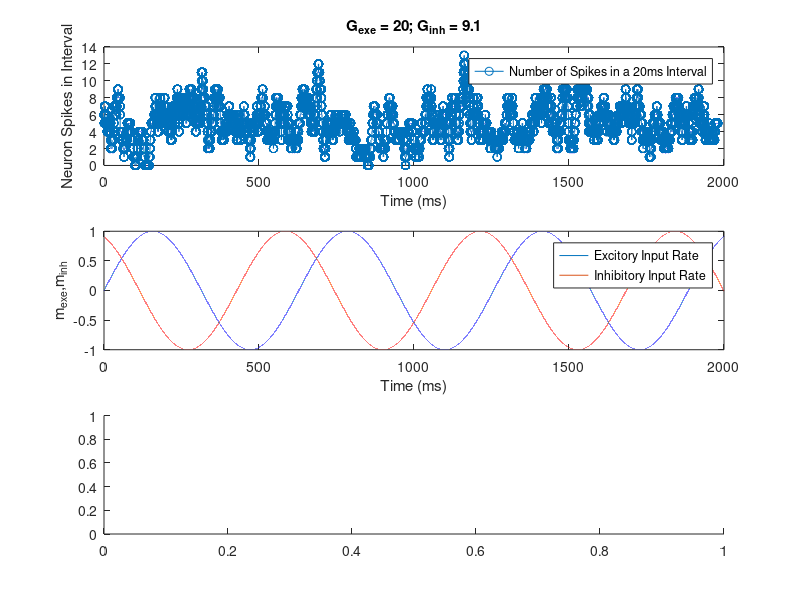
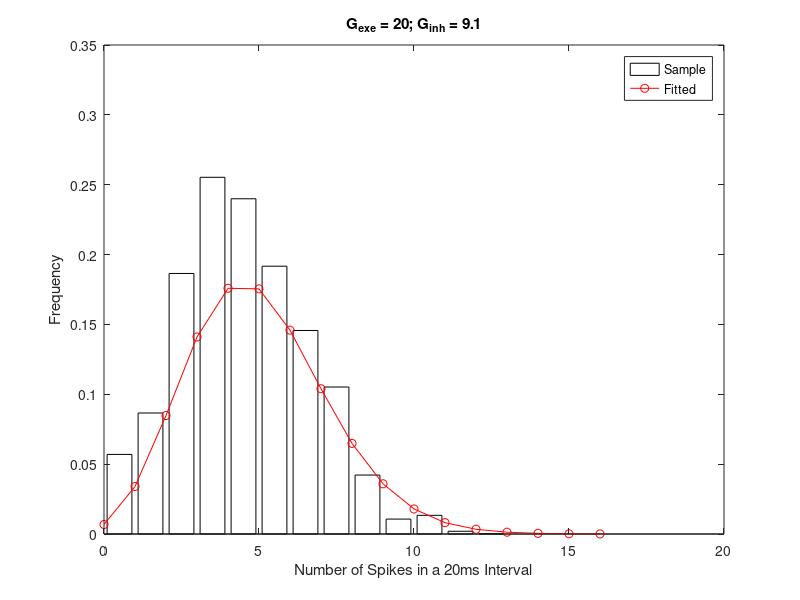
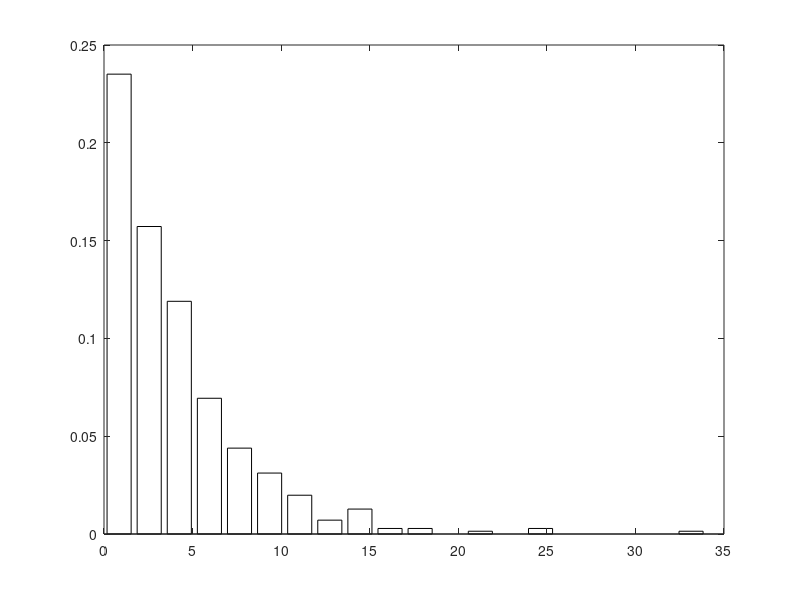

These charts were generated, in order, by the following MATLAB code: (Note: this script raises an error after producing the figures.)
% This script runs code for HW5 Problem 2(b). Type the "esam370_hw5p2b" 
% into the command window or another script to run to run.

% These variables you can delete from the script, because they probably
% should have been defined in 2(a).
clear
clc
tmax = 2000;
nspikestot = 500;
dt = 0.01;
time = 0:0.01:tmax;
G_exe = 20;
G_inh = 9.1;

% Input variables:
spike_train = sort(tmax*rand(nspikestot,1)); % define the spike train to be a vector 
% of all simulated neuron spike times. This is dumy data.
delta_t = spike_train(2:end) - spike_train(1:end-1);% inter-spike intervals. general formulation

m_exe = sin(1/100*time); % m_exe as a function of time. dummy data
m_inh = sin(1/100*time+2); % m_inh as a function of time. also dummy data

T = 20; % time interval for binning spikes

% % % 
% % % %n_binnedspikes = NaN(ceil(tmax/T),1); % tally spikes in partitioned time intervals of 20ms
% % % % t_bins = 0:T:tmax-T;


 n_binnedspikes = NaN(numel(time)-T/dt,1); % alternatively, to increase sample
% size, you can tally in overlapping bins.
t_bins = 0:dt:tmax-T;

for ii = 1:numel(n_binnedspikes)
    % tally spikes in bins
% % %     %n_binnedspikes(ii) = sum(spike_train >= (ii-1)*T & spike_train < ii*T);
     n_binnedspikes(ii) = sum(spike_train >= (ii-1)*dt & spike_train < ii*dt+T);
    % this is for the alternative I talked about.
end

% Plot firing rate vs inputs
figure()
subplot(3,1,1)
plot(t_bins,n_binnedspikes,'-o')
ylabel('Neuron Spikes in Interval')
xlabel('Time (ms)')
title(['G_{exe} = ',num2str(G_exe),'; G_{inh} = ',num2str(G_inh)])
legend(['Number of Spikes in a ',num2str(T),'ms Interval'],'Location','Northeast')

subplot(3,1,2)
plot(time,m_exe,time,m_inh)
ylabel('m_{exe},m_{inh}')
xlabel('Time (ms)')
legend('Excitory Input Rate','Inhibitory Input Rate','Location','Northeast')

subplot(3,1,3)
%   UNCOMMENT TO PLOT VOLATGE TRACES
% plot(time,V)
% ylabel('Potential (mV)')
% xlabel('Time (ms)')

% Plot histogram of n_binnedspikes and fitted Poisson curve
maxx = ceil(1.2*max(n_binnedspikes));
x = 0:maxx;
figure()
hbins=max(n_binnedspikes);
[n,bin]=hist(n_binnedspikes,hbins);
m=n/trapz(bin,n);
bar(bin,m/(hbins/numel(x)),'w');
hold on
pd=fitdist(n_binnedspikes,'poisson');
y=pdf(pd,x);
plot(x,y,'ro-');
hold off;
xlabel(['Number of Spikes in a ',num2str(T),'ms Interval'])
ylabel('Frequency')
title(['G_{exe} = ',num2str(G_exe),'; G_{inh} = ',num2str(G_inh)])
legend('Sample','Fitted','Location','Northeast')

% Compare Poisson parameters
fprintf('######################################################\n')
disp(pd)
mu = mean(n_binnedspikes);
sigma2 = var(n_binnedspikes);
fano = mu/sigma2;
fprintf('Mean of Binned N          %.2f\n',mu)
fprintf('Variance of Binned N:     %.2f\n',sigma2)
fprintf('Fano Factor:              %.2f\n\n',fano)

% plot histogram of inter-spike intervals and fitted exponential curve
figure()
hbins = 20;
[n,bin]=hist(delta_t,hbins);
m=n/trapz(bin,n);
bar(bin,m,'w');
hold on
pd=fitdist(delta_t,'exp');
y=pdf(pd,bin);
plot(bin,y,'r');
hold off;
xlabel('Inter-Spike Interval')
ylabel('Frequency')
title(['G_{exe} = ',num2str(G_exe),'; G_{inh} = ',num2str(G_inh)])
legend('Sample','Fitted','Location','Northeast')

fprintf('######################################################\n')
disp(pd)

% compare exponential and Poisson fit
lambda_exp = 1/pd.mu;
fprintf('Rate Estimate from Poisson Fit:         %.6f\n',mu/T)
fprintf('Rate Estimate from Exponential Fit:     %.6f\n',lambda_exp)
fprintf('Difference:                             %.6f\n\n',abs(lambda_exp-mu/T))


